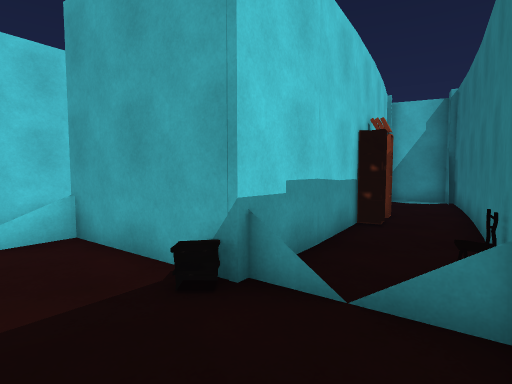
view 1 (above)

19 first-person views from a walk through a scene from a Unity 3-D project. The camera is 1.4 m above the floor, tilts 4° down and sees 80° across. The floor is counted in squares, 1 m on a side. Each view is taken from the middle of a square. On the plan, view 1 faces up. The plan holds only what a view shows up to about 14 squares ahead; the rest is blank. The place goes on beyond the plan. The player character is not drawn. Door leaves are left out, so doorways stand open.

view 2
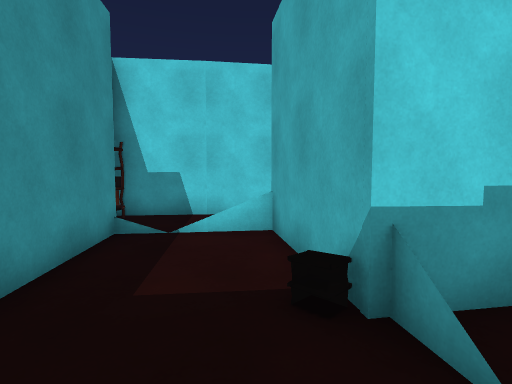

view 3
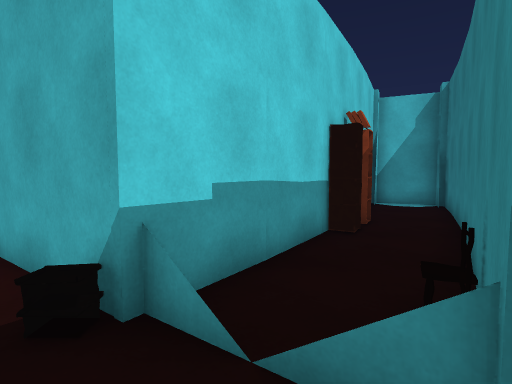

view 4
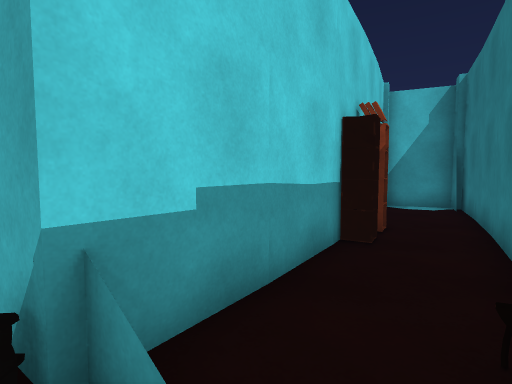

view 5
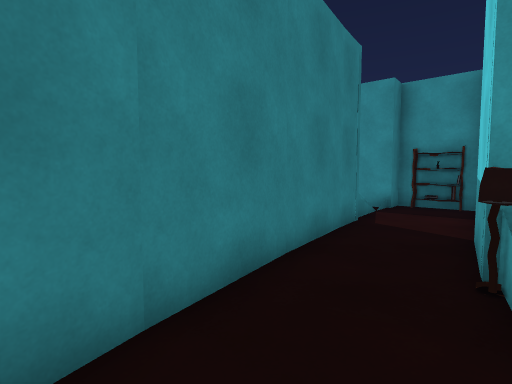

view 6
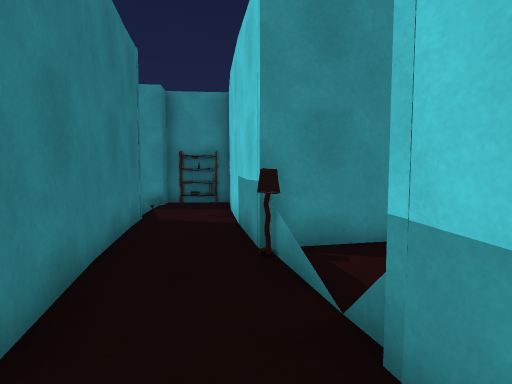

view 7
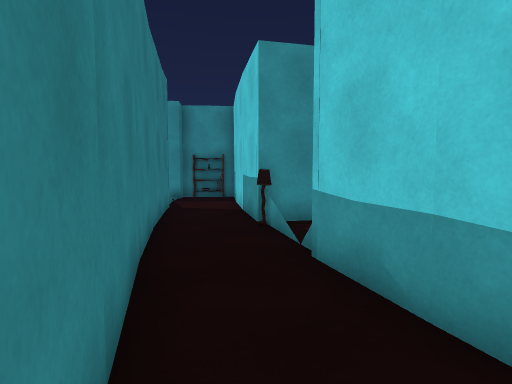

view 8
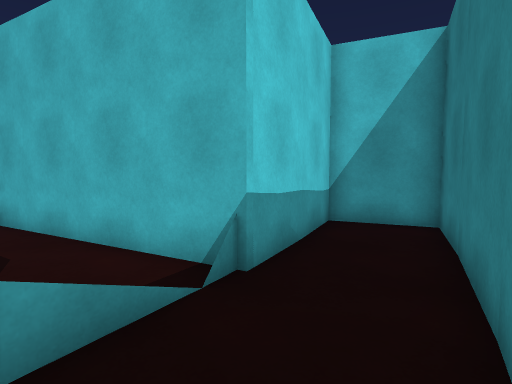

view 9
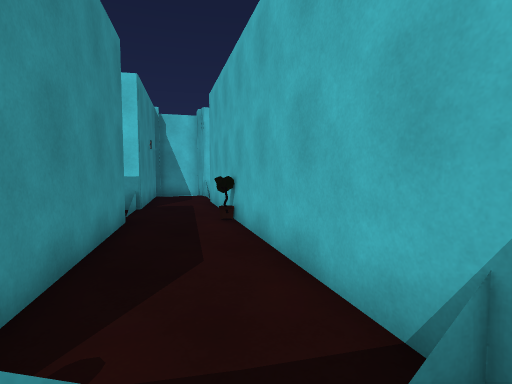

view 10
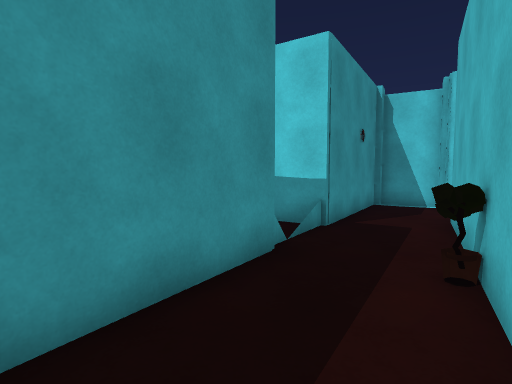

view 11
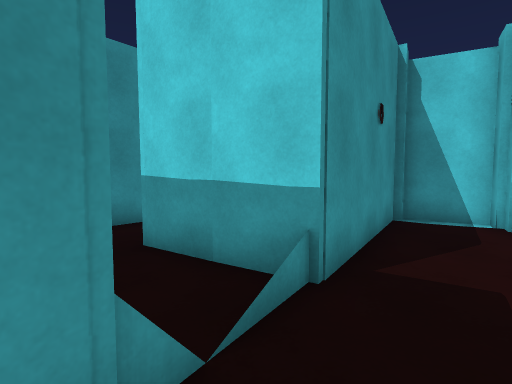

view 12
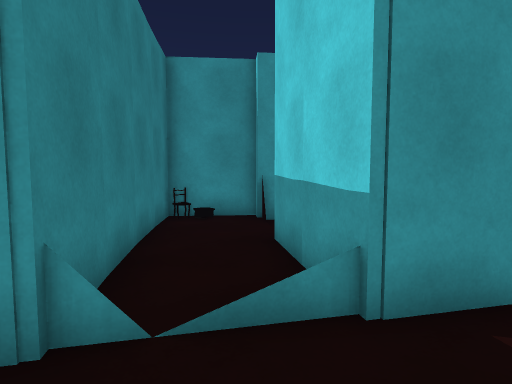

view 13
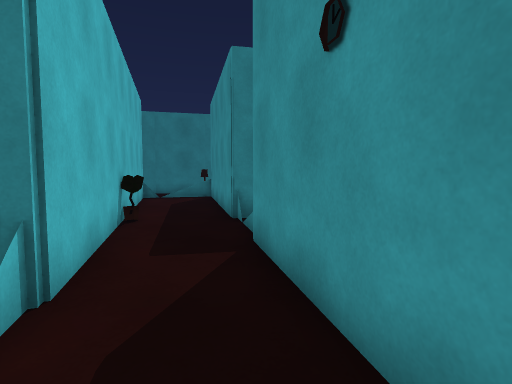

view 14
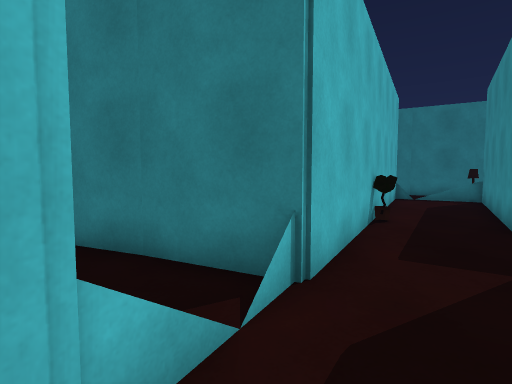

view 15
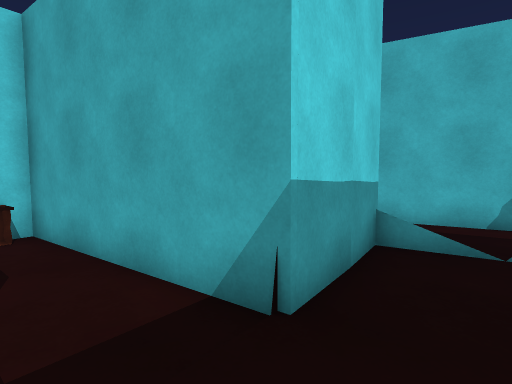

view 16
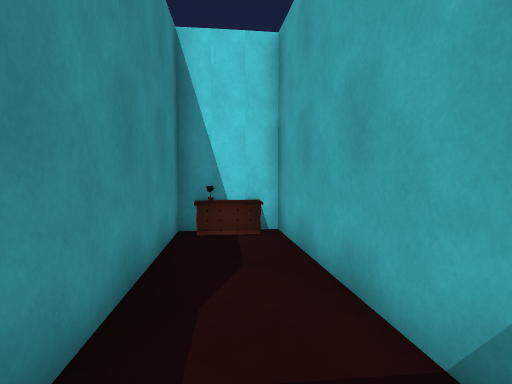

view 17
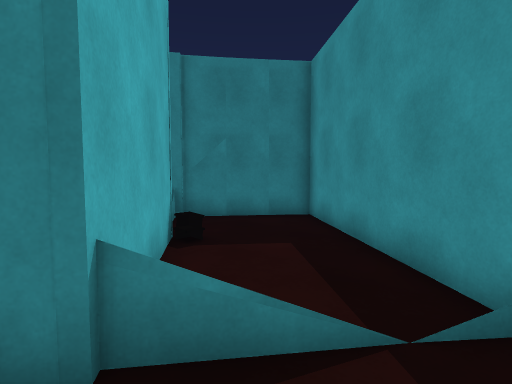

view 18
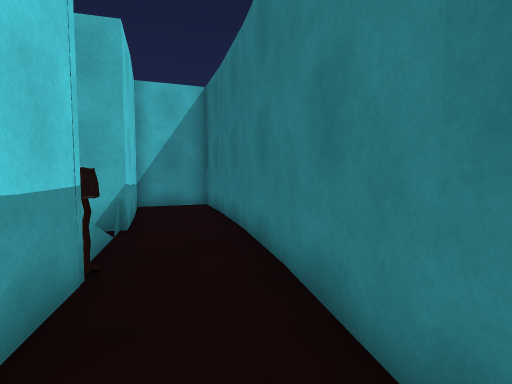

view 19
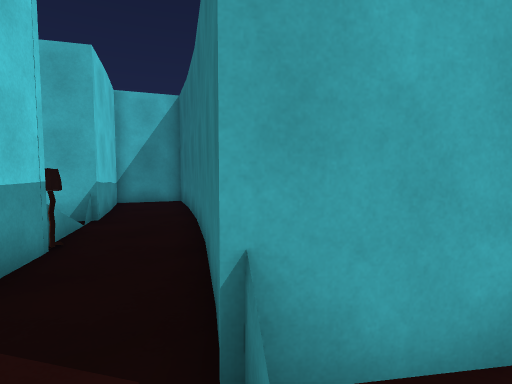

### Floor plan
Points are (right, up) in squares from view 1. A wall is a line through its corners. A room is listed if a view was taken in it or the views show most of it. See-through windows are left out.
Room 1 (views 1, 2, 3, 4, 8, 9, 10, 11, 12, 13, 14, 15, 16, 17, 18, 19)
walls: (-2.1, 14.2) (-14.4, 20.9); (-1.4, 9.8) (0.3, 13.1); (-7, 6.8) (-8.8, 4.5) (-8.4, 4.1); (-13.4, 10.8) (-10.4, 15.4) (-3.9, 11.2) (-6.9, 6.7); (-4.5, 5.4) (-1.5, 9.9); (-7.7, 3.5) (-6.8, 2.7) (-6.1, 3.6) (-0.3, -1.1) (4.9, 6.3); (2.6, 7.7) (-0.2, 3.7) (-4, 6.5); (-15.1, 21.3) (-16.3, 22); (4.8, 6.3) (8.6, 12.9); (-17.5, 19.9) (-12.7, 16.8) (-14.6, 13.8) (-20.1, 17.9) (-21.6, 15.9) (-16.4, 11.6) (-16.8, 11.2) (-14.7, 9.5) (-13.5, 10.9); (-16.3, 21.8) (-17, 22.2) (-17.9, 20.3) (-17.4, 20.1); (1.7, 1.6) (2.2, 2.2); (7.9, 12.5) (8.4, 13.6) (6.4, 14.5) (5.9, 13.5)
low walls: (-3.7, 11.7) (-4, 11.2); (-2.3, 14.3) (-2.6, 13.7); (-3.7, 6.3) (-4.4, 5.5); (0.5, 3.5) (-0.1, 3.9); (2.2, 2.2) (1.6, 2.7)
ways out: opening at (-1, 14) to room 2
objects: dresser (-21, 16) to (-20, 17); clock (-16, 19); shelf (-8, 4) to (-7, 4); lamp (-4, 12); shelf (3, 8); shelf (4, 9)
Room 2 (views 5, 6, 7)
walls: (0.3, 13.1) (2.6, 17.4) (0.1, 18.5) (-2.1, 14.2)
ways out: opening at (-1, 14) to room 1

Positions as (right, up) in squares from view 1, and headings:
1: (0, 0), facing up
2: (1, 1), facing up-left
3: (1, 1), facing up
4: (1, 2), facing up
5: (-1, 15), facing down
6: (0, 15), facing down-left
7: (2, 17), facing down-left
8: (-2, 10), facing up
9: (-2, 12), facing up-left
10: (-5, 15), facing left
11: (-9, 16), facing left
12: (-10, 18), facing down-left
13: (-17, 21), facing down-right
14: (-17, 21), facing right
15: (-15, 11), facing up
16: (-15, 12), facing up-left
17: (-6, 7), facing down-right
18: (-5, 7), facing up-right
19: (-5, 5), facing up-right
